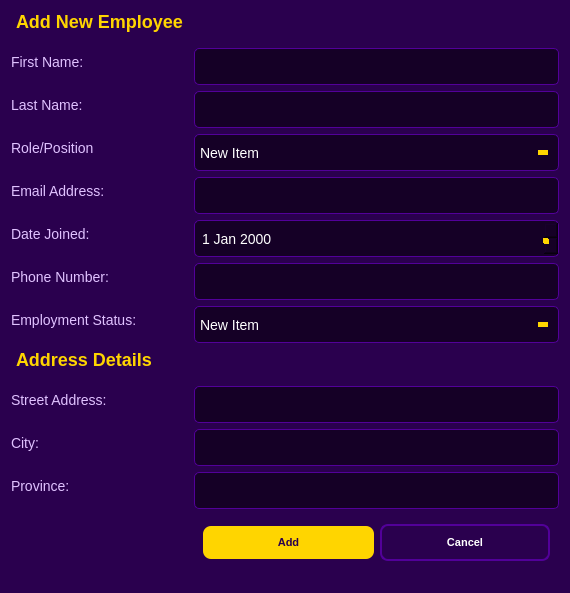
<?xml version="1.0" encoding="UTF-8"?>
<ui version="4.0">
 <class>Dialog</class>
 <widget class="QDialog" name="Dialog">
  <property name="geometry">
   <rect>
    <x>0</x>
    <y>0</y>
    <width>570</width>
    <height>593</height>
   </rect>
  </property>
  <property name="windowTitle">
   <string>Add Employee</string>
  </property>
  <property name="windowIcon">
   <iconset>
    <normaloff>../../../Downloads/50x50.png</normaloff>../../../Downloads/50x50.png</iconset>
  </property>
  <property name="styleSheet">
   <string notr="true">
QDialog#Dialog {
    background-color: #2A004E;
}

QLabel#Header, #Header_2 {
    color: #FFD500;
    font-size: 18px;
    font-weight: bold;
    margin-bottom: 10px;
}


QLabel {
    color: #E0C2FF; 
    font-size: 14px;
}


QLineEdit, QComboBox, QDateEdit {
    background-color: #150026;   
    color: #FFFFFF;           
    border: 1px solid #520099;   
    border-radius: 5px;         
    padding: 5px;
    height: 25px;              
    font-size: 14px;
}


QLineEdit:focus, QComboBox:focus, QDateEdit:focus {
    border: 2px solid #FFD500;   
    background-color: #1A0033;   
}

QComboBox::drop-down, QDateEdit::drop-down {
    border: none;
    background: transparent;
    width: 20px;
}

QComboBox::down-arrow, QDateEdit::down-arrow {
    width: 0; 
    height: 0; 
    border-left: 5px solid transparent;
    border-right: 5px solid transparent;
    border-top: 5px solid #FFD500;
    margin-right: 10px;
}</string>
  </property>
  <layout class="QFormLayout" name="formLayout">
   <item row="0" column="0">
    <widget class="QLabel" name="Header">
     <property name="text">
      <string>Add New Employee</string>
     </property>
    </widget>
   </item>
   <item row="1" column="0">
    <widget class="QLabel" name="label">
     <property name="text">
      <string>First Name:</string>
     </property>
    </widget>
   </item>
   <item row="8" column="0">
    <widget class="QLabel" name="Header_2">
     <property name="text">
      <string>Address Details</string>
     </property>
    </widget>
   </item>
   <item row="6" column="0">
    <widget class="QLabel" name="label_3">
     <property name="text">
      <string>Phone Number:</string>
     </property>
    </widget>
   </item>
   <item row="7" column="0">
    <widget class="QLabel" name="label_4">
     <property name="text">
      <string>Employment Status:</string>
     </property>
    </widget>
   </item>
   <item row="3" column="0">
    <widget class="QLabel" name="label_5">
     <property name="text">
      <string>Role/Position</string>
     </property>
    </widget>
   </item>
   <item row="2" column="0">
    <widget class="QLabel" name="label_6">
     <property name="text">
      <string>Last Name:</string>
     </property>
    </widget>
   </item>
   <item row="4" column="0">
    <widget class="QLabel" name="label_7">
     <property name="text">
      <string>Email Address:</string>
     </property>
    </widget>
   </item>
   <item row="5" column="0">
    <widget class="QLabel" name="label_8">
     <property name="text">
      <string>Date Joined:</string>
     </property>
    </widget>
   </item>
   <item row="9" column="0">
    <widget class="QLabel" name="label_2">
     <property name="text">
      <string>Street Address:</string>
     </property>
    </widget>
   </item>
   <item row="1" column="1">
    <widget class="QLineEdit" name="firstName"/>
   </item>
   <item row="2" column="1">
    <widget class="QLineEdit" name="lastName"/>
   </item>
   <item row="4" column="1">
    <widget class="QLineEdit" name="Emailadd"/>
   </item>
   <item row="3" column="1">
    <widget class="QComboBox" name="Rolebox">
     <item>
      <property name="text">
       <string>New Item</string>
      </property>
     </item>
     <item>
      <property name="text">
       <string>New Item</string>
      </property>
     </item>
     <item>
      <property name="text">
       <string>New Item</string>
      </property>
     </item>
     <item>
      <property name="text">
       <string>New Item</string>
      </property>
     </item>
     <item>
      <property name="text">
       <string>New Item</string>
      </property>
     </item>
    </widget>
   </item>
   <item row="5" column="1">
    <widget class="QDateEdit" name="datejoin"/>
   </item>
   <item row="6" column="1">
    <widget class="QLineEdit" name="Phonenumber"/>
   </item>
   <item row="7" column="1">
    <widget class="QComboBox" name="empstatus">
     <item>
      <property name="text">
       <string>New Item</string>
      </property>
     </item>
     <item>
      <property name="text">
       <string>New Item</string>
      </property>
     </item>
     <item>
      <property name="text">
       <string>New Item</string>
      </property>
     </item>
     <item>
      <property name="text">
       <string>New Item</string>
      </property>
     </item>
    </widget>
   </item>
   <item row="10" column="0">
    <widget class="QLabel" name="label_9">
     <property name="text">
      <string>City:</string>
     </property>
    </widget>
   </item>
   <item row="11" column="0">
    <widget class="QLabel" name="label_11">
     <property name="text">
      <string>Province:</string>
     </property>
    </widget>
   </item>
   <item row="12" column="1">
    <widget class="QFrame" name="frame">
     <property name="frameShape">
      <enum>QFrame::Shape::NoFrame</enum>
     </property>
     <property name="frameShadow">
      <enum>QFrame::Shadow::Plain</enum>
     </property>
     <layout class="QHBoxLayout" name="horizontalLayout">
      <item>
       <widget class="QPushButton" name="addButton">
        <property name="minimumSize">
         <size>
          <width>85</width>
          <height>30</height>
         </size>
        </property>
        <property name="font">
         <font>
          <pointsize>-1</pointsize>
          <bold>true</bold>
         </font>
        </property>
        <property name="styleSheet">
         <string notr="true">QPushButton#addButton {
    background-color: #FFD500;
    color: #2A004E;
    border-radius: 8px;
    font-weight: bold;
    font-size: 11px;
    border: none;
    padding: 10px 20px;
}

QPushButton#addButton:hover {
    background-color: #E6C200; 
}

QPushButton#addButton:pressed {
    background-color: #CCAC00; 
}</string>
        </property>
        <property name="text">
         <string>Add</string>
        </property>
        <property name="icon">
         <iconset>
          <normaloff>../assets/AddEmployee_icon.svg</normaloff>../assets/AddEmployee_icon.svg</iconset>
        </property>
       </widget>
      </item>
      <item>
       <widget class="QPushButton" name="cancelButton">
        <property name="minimumSize">
         <size>
          <width>85</width>
          <height>35</height>
         </size>
        </property>
        <property name="font">
         <font>
          <pointsize>-1</pointsize>
          <bold>true</bold>
         </font>
        </property>
        <property name="styleSheet">
         <string notr="true">QPushButton#cancelButton {
    background-color: transparent;
    color: #FFFFFF;
    border: 2px solid #520099;
    border-radius: 8px;
    font-weight: bold;
    font-size: 11px;
    padding: 10px 20px;
}

QPushButton#cancelButton:hover {
    background-color: #520099; 
    color: #FFFFFF;
}</string>
        </property>
        <property name="text">
         <string>Cancel</string>
        </property>
       </widget>
      </item>
     </layout>
    </widget>
   </item>
   <item row="9" column="1">
    <widget class="QLineEdit" name="streetAdd"/>
   </item>
   <item row="10" column="1">
    <widget class="QLineEdit" name="city"/>
   </item>
   <item row="11" column="1">
    <widget class="QLineEdit" name="province"/>
   </item>
  </layout>
 </widget>
 <resources/>
 <connections/>
</ui>
